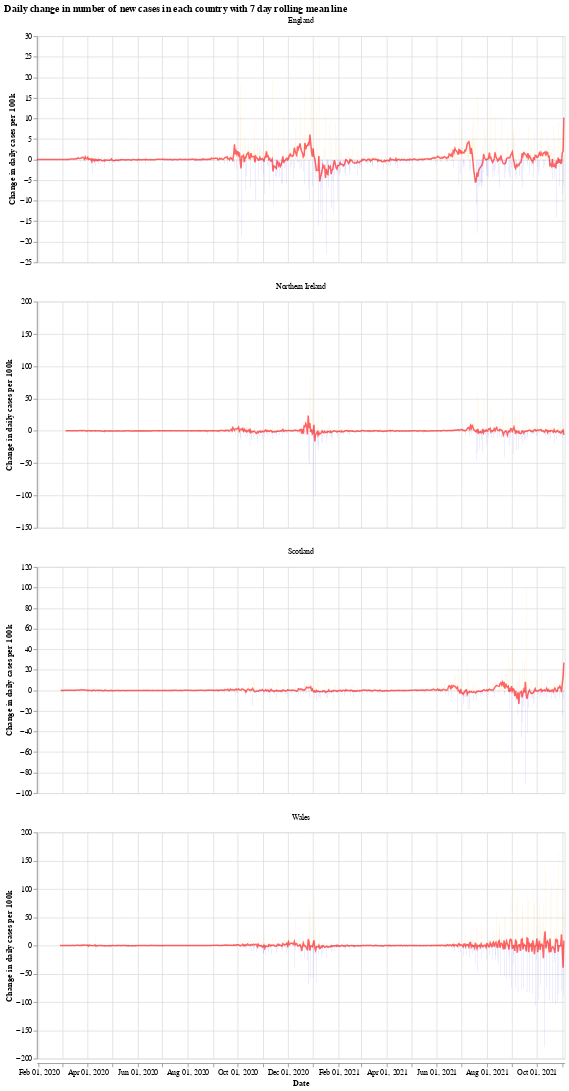

Notebook cell for this chart:
### Markdown cell above
We will use the Python library `Altair` for visualising the data, see the [altair docs](https://altair-viz.github.io/) for more information.

First we have a graph which shows the daily change in the number of new cases for each country. This number jumps up and down all over the place, which is likely due to delay in reporting of new cases over the weekend. Another interesting thing is that it looks like the daily cases in Wales experienced a much shorter period of calm over the summer (calm in the sense of daily cases not jumping up and down).

The orange bars are days when the number of new cases (per 100k population) was more than the previous day, while the blue are days when the number of new cases dropped. The red line is the 7 day moving average. 

When the moving average line is below 0, it means that there is a consistent drop in new cases. We can see this clearly happening around the times that lockdowns were introduced (though, to varying degrees). I will update the graphs soon with a marker of when each lockdown started.

### Code cell
# collapse
import altair as alt

bars = alt.Chart(uk_cases).mark_bar().encode(
    x=alt.X("yearmonthdate(date):T", axis=alt.Axis(title='Date')),
    y=alt.Y("casesChangeRate:Q", axis=alt.Axis(title='Change in daily cases per 100k')),
    tooltip='casesChange',
    color=alt.condition(
        alt.datum.casesChangeRate > 0,
        alt.value("orange"),  # The positive color
        alt.value("blue")  # The negative color
    )
).properties(title='Daily change in number of new cases with 7 day rolling mean',width=700).interactive()

line = alt.Chart(uk_cases).mark_line(
    color='red',
    size=2,
    opacity=0.6
).transform_window(
    rolling_mean='mean(casesChangeRate)',
    frame=[0, 7],
    groupby=['areaName']
).encode(
    x='yearmonthdate(date):T',
    y='rolling_mean:Q'
)

alt.layer(bars, line, data=uk_cases).facet(alt.Column(
    'areaName', title=''), columns=1).resolve_scale(y='independent').properties(title='Daily change in number of new cases in each country with 7 day rolling mean line')

### Figure 1 — Vega-Lite specification as saved in the notebook (floating-point values rounded to 4 significant figures; data arrays with more than 128 entries replaced by an {"elided": "..."} marker saying what was removed)
{"config": {"view": {"continuousWidth": 400, "continuousHeight": 300}}, "data": {"name": "data-955a1c3257857cb4cfd62d0f3d728897"}, "facet": {"type": "nominal", "field": "areaName", "title": ""}, "spec": {"layer": [{"mark": "bar", "encoding": {"color": {"condition": {"value": "orange", "test": "(datum.casesChangeRate > 0)"}, "value": "blue"}, "tooltip": {"type": "quantitative", "field": "casesChange"}, "x": {"type": "temporal", "axis": {"title": "Date"}, "field": "date", "timeUnit": "yearmonthdate"}, "y": {"type": "quantitative", "axis": {"title": "Change in daily cases per 100k"}, "field": "casesChangeRate"}}, "selection": {"selector001": {"type": "interval", "bind": "scales", "encodings": ["x", "y"]}}, "title": "Daily change in number of new cases with 7 day rolling mean", "width": 700}, {"mark": {"type": "line", "color": "red", "opacity": 0.6, "size": 2}, "encoding": {"x": {"type": "temporal", "field": "date", "timeUnit": "yearmonthdate"}, "y": {"type": "quantitative", "field": "rolling_mean"}}, "transform": [{"window": [{"op": "mean", "field": "casesChangeRate", "as": "rolling_mean"}], "frame": [0, 7], "groupby": ["areaName"]}]}]}, "columns": 1, "resolve": {"scale": {"y": "independent"}}, "title": "Daily change in number of new cases in each country with 7 day rolling mean line", "$schema": "https://vega.github.io/schema/vega-lite/v4.8.1.json", "datasets": {"data-955a1c3257857cb4cfd62d0f3d728897": {"elided": "2484 records"}}}
